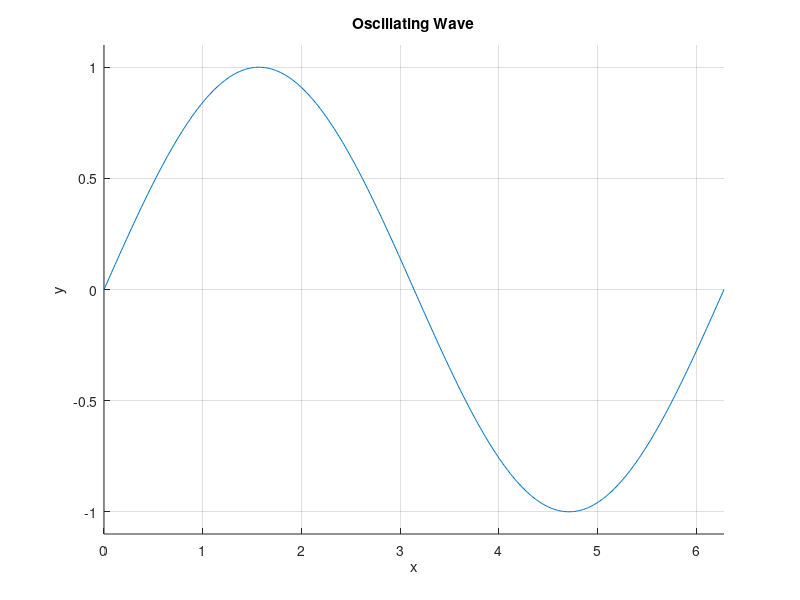

Source code (MATLAB):
%Juliano_Declan_ENG209_HW6
%10/9/2025
%ENG 209, HW 6, exercises:

%***************************************question 3********************************
%{
Considering a, b, c calcualte if they are pythagorean triples. If so print and count how many there are.
%}

a = [3 5 6 7 8 9 9 10 11 12];
b = [4 12 8 24 15 12 40 24 60 16];
c = [5 13 10 25 16 12 41 25 64 16];

% Counter
nCount = 0;

% Iterate through all items of the vectors
for i =1:length(a)
    % If a b and c are a triple print and count up
    if a(i)^2+b(i)^2 == c(i)^2
        fprintf('%i, %i, and %i are pythagorean triples\n',a(i),b(i),c(i))
        nCount = nCount + 1;
    end
end
% Print the total amount of triples
fprintf('There were %i pythagorean triples\n',nCount)

% Do the same but use vector opperations
% Make a logical array, where the index is 1 if a,b,c a triple and a 0 if not
isPythag = (a.^2+b.^2)==c.^2;
% Print the total amount of triples
fprintf('Using vecotor operations there were %i pythagorean triples\n',sum(isPythag))

%***************************************question 4********************************
%{
Simulate rolling two dice. Keep rolling the dice, until a chosen number (7) is rolled a certain amount of times (50). Then print the total rolls to get the desired number x times
%}

% Store all possible values 1-12 in a vector
rollTotal = zeros(1,12);

maxCount = 50;      % How many rolls of a certain number is wanted
Number = 7;         % What number is wanted

% Run untill the desired number is counted maxCount times
while rollTotal(Number) < maxCount
    dice1 = randi([1,6],1,1);   % Dice 1
    dice2 = randi([1,6],1,1);   % Dice 2
    total = dice1+dice2;        % Total of the dice
    
    % Add one to the rolled number
    rollTotal(total) = rollTotal(total)+1; 
end

% Print the amount of rolls and the desired number
fprintf("There were %i rolls to get %i %i's \n",sum(rollTotal),maxCount,Number)

%***************************************question 7********************************
%{
Animate a standing wave, of the equation 𝑦(𝑥, 𝑡) = sin(2𝜋𝑥/𝜆) cos(2𝜋𝑓𝑡)
where
𝑥 is the length of the wave 
𝜆 is the wavelength     (m)
𝑓 is the frequency      (hz)
𝑡 is time               (frame time)
%}

lambda = 2 * pi;    % Wavelength
f = 1/5;            % Frequency
num_frames = 500;   % Number of frames for the animation

% X values from 0 to wavelength (1 complete cyclce)
x = linspace(0, lambda, 500);

% Time, it is used to advance the animation at a constant pace
t_values = linspace(0, 1/f, num_frames);

% clear the plot
clf

% Set title, axes, enable grid, enable hold
title('Oscillating Wave');
xlabel('x');
ylabel('y');
grid on;
hold on;

% Lock the axes to keep the graph from resizing.
xlim([0, lambda]);
ylim([-1.1, 1.1]);

% Create a plot object
h = plot(x, zeros(size(x)));

% Animation loop
for k = 1:num_frames
    % Get the time value for the current frame
    t = t_values(k);

    % Calculate the y-values for the current frame
    y = sin(2*pi*x/lambda) .* cos(2*pi*f*t);

    % Update the plot with the new y-values
    set(h, 'YData', y);
   
    % Use drawnow to update the plot immediately
    drawnow;
end
